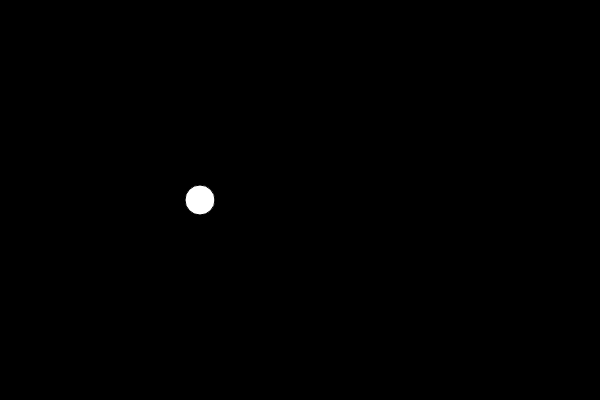
Frame 1 (no input)
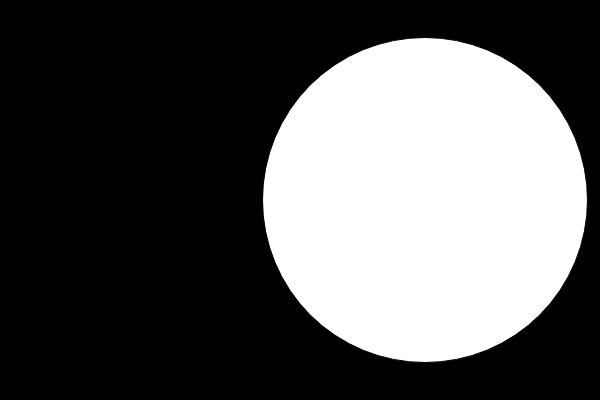
Frame 60 (no input)
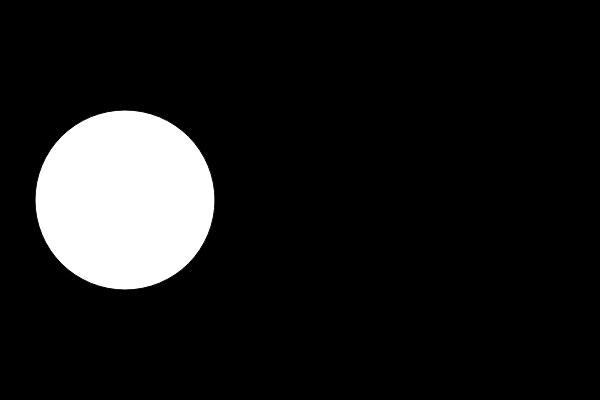
Frame 120 (the mouse pressed at the canvas centre since frame 60)

The p5.js sketch that drew these frames (run headless with seeded random() and noise() and a simulated clock; from frame 60 on, the mouse is pressed at the canvas centre):

// p5.js sketch
// ── sketch.js
var ballX = 200;
var ballY = 200;
var dir = 1;
var speed = 5;
var ballSize = 30;
var sizeDir = 1;


function setup() {
  createCanvas(600, 400);
}

function draw() {
  background(0);

  ellipse(ballX, ballY, ballSize, ballSize);

  ballMove();
  checkCollisions();
  
  ballSize += sizeDir*speed;
  
  changeBallSize();

}

function ballMove() {
  ballX += dir*speed;
}

function checkCollisions() {
  if (ballX > width - ballSize/2 || ballX < ballSize/2) {
    dir = -dir;
  }
}

function changeBallSize() {
  if (ballSize > 400) {
    sizeDir = -sizeDir;
    ballSize = 400;
  }
  if (ballSize <0) {
    sizeDir = -sizeDir;
    ballSize = 0;
  }
}














//   ballMove(); //makes the ball move

//   //BALL SIZE
//   ballSize += sizeDir * 5; //ball is increasing in size by 5
//   if (ballSize > 400) {
//     sizeDir = -sizeDir; //when ball is max size, start shrinking
//   }
//   if (ballSize <= 0) {
//     sizeDir = -sizeDir; //when ball is min size, start growing
//   }

//   checkCollisions(); //checks to see if the ball has hit a wall or paddle
// }

// function ballMove() {
//   //ballY += dir * 0;
//   ballX += dir * speed;
// }


// function checkCollisions() {
//   //if ball hits right or left wall
//   if (ballX >= (width - (ballSize / 2)) || ballX <= (ballSize / 2)) {
//     dir = -dir;
//     ballMove();
//   }
// }
